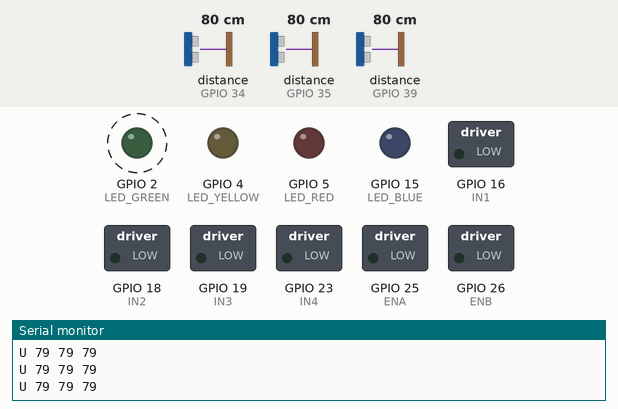
This sketch was run on a simulated ESP32. On the bench: switched loads named in the sketch (green lamp = pin HIGH), output pins drawn as LEDs (lit = HIGH), the last lines printed to the serial monitor. Wiring (inferred from the names in the program): 3 × ultrasonic range finder: trigger GPIO 13, echo GPIO 34 / trigger GPIO 14, echo GPIO 35 / trigger GPIO 27, echo GPIO 39. Dashed ring = blinking. The test bench sets the inputs (shaded band); at power-on: distance to the obstacle (sensors on GPIO 34, GPIO 35, GPIO 39) 80 cm. The echo pulse lasts 58.3 µs per cm; pins used as bus, display or sensor lines are not drawn.

Above: at 1.2 s.
1.3 s: distance to the obstacle (sensor on GPIO 34) set to 33 cm
4.3 s: distance to the obstacle (sensor on GPIO 34) set to 28 cm
At 4.9 s:
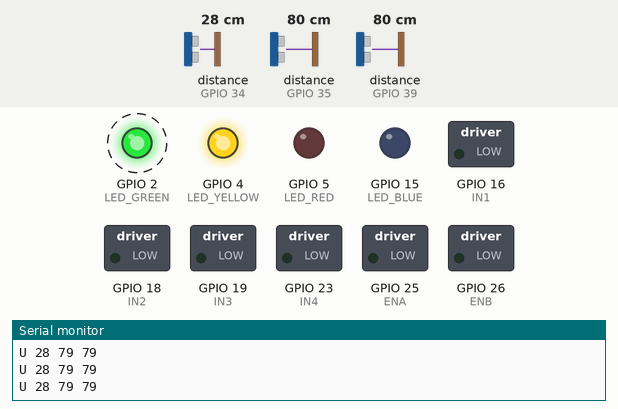
7.3 s: distance to the obstacle (sensor on GPIO 35) set to 17 cm
10.3 s: distance to the obstacle (sensor on GPIO 35) set to 13 cm
At 10.76 s:
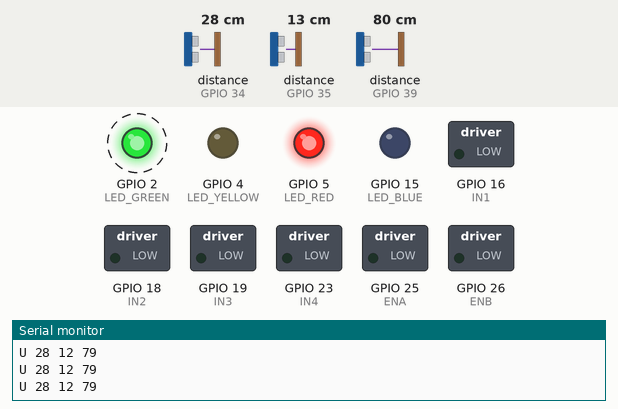
Timing chart, 0 to 14.3 s (numbered marks = the images above; inputs shaded):
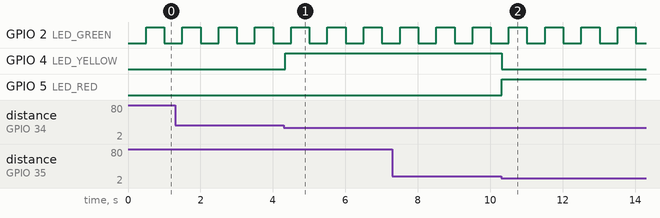

Measured:
- the behaviour switches between 31 and 30 cm on distance to the obstacle (sensor on GPIO 34) (found by bisection; images 0 and 1)
- the behaviour switches between 15 and 14 cm on distance to the obstacle (sensor on GPIO 35) (found by bisection; images 1 and 2)
- after the input at 4.3 s, GPIO 4 (LED_YELLOW): LOW → HIGH at once
- after the input at 10.3 s, GPIO 4 (LED_YELLOW): HIGH → LOW at once; GPIO 5 (LED_RED): LOW → HIGH at once
- by itself, GPIO 2 (LED_GREEN): alternates HIGH for 0.50 s and LOW for 0.50 s

The sketch:

bruno_base.ino
```cpp
// Bruno Robot - base drive firmware (L298N differential drive + 3x HC-SR04)

// Motor driver pins
const int IN1 = 16, IN2 = 18, ENA = 25; // left motor
const int IN3 = 19, IN4 = 23, ENB = 26; // right motor

// Status LEDs
const int LED_BLUE = 15;   // active/driving
const int LED_GREEN = 2;   // heartbeat
const int LED_YELLOW = 4;  // warning (approaching obstacle)
const int LED_RED = 5;     // halt/blocked

// Ultrasonic sensors
const int TRIG_L = 13, ECHO_L = 34;
const int TRIG_M = 14, ECHO_M = 35;
const int TRIG_R = 27, ECHO_R = 39;

const long SAFE_DISTANCE_CM = 15;
const long WARN_DISTANCE_CM = 30;
const unsigned long ECHO_TIMEOUT_US = 25000UL; // 25ms non-blocking cap, ~4 m max range

const unsigned long ULTRASONIC_INTERVAL_MS = 60;
const unsigned long STREAM_INTERVAL_MS = 150;
const unsigned long HEARTBEAT_INTERVAL_MS = 500;

const float LEFT_TRIM = 0.65; // mechanical trim test: 35% reduction gives straightest open-loop tracking

int commandedLeft = 0;
int commandedRight = 0;
bool haltActive = false;

long distLeft = -1, distMid = -1, distRight = -1;

String serialLineBuffer;

void driveMotor(int pinA, int pinB, int pinPwm, int speed) {
  speed = constrain(speed, -255, 255);
  if (speed > 0) {
    digitalWrite(pinA, HIGH);
    digitalWrite(pinB, LOW);
  } else if (speed < 0) {
    digitalWrite(pinA, LOW);
    digitalWrite(pinB, HIGH);
  } else {
    digitalWrite(pinA, LOW);
    digitalWrite(pinB, LOW);
  }
  analogWrite(pinPwm, abs(speed));
}

long readDistanceCm(int trigPin, int echoPin) {
  digitalWrite(trigPin, LOW);
  delayMicroseconds(2);
  digitalWrite(trigPin, HIGH);
  delayMicroseconds(10);
  digitalWrite(trigPin, LOW);

  unsigned long duration = pulseIn(echoPin, HIGH, ECHO_TIMEOUT_US);
  if (duration == 0) return -1; // no echo -> out of range
  return (long)(duration * 0.0343 / 2.0);
}

void updateUltrasonics() {
  static unsigned long last = 0;
  unsigned long now = millis();
  if (now - last < ULTRASONIC_INTERVAL_MS) return;
  last = now;

  distLeft = readDistanceCm(TRIG_L, ECHO_L);
  distMid = readDistanceCm(TRIG_M, ECHO_M);
  distRight = readDistanceCm(TRIG_R, ECHO_R);
}

void streamUltrasonicData() {
  static unsigned long last = 0;
  unsigned long now = millis();
  if (now - last < STREAM_INTERVAL_MS) return;
  last = now;

  Serial.print("U ");
  Serial.print(distLeft);
  Serial.print(' ');
  Serial.print(distMid);
  Serial.print(' ');
  Serial.println(distRight);
}

bool withinRange(long d, long threshold) {
  // -1 (and any other non-positive value) means no echo / out of range,
  // so it must never be treated as an obstacle by the safety cutoff.
  return d > 0 && d < threshold;
}

void evaluateSafety() {
  bool obstacle = withinRange(distLeft, SAFE_DISTANCE_CM) ||
                  withinRange(distMid, SAFE_DISTANCE_CM) ||
                  withinRange(distRight, SAFE_DISTANCE_CM);
  bool warning = withinRange(distLeft, WARN_DISTANCE_CM) ||
                 withinRange(distMid, WARN_DISTANCE_CM) ||
                 withinRange(distRight, WARN_DISTANCE_CM);

  if (obstacle && !haltActive) {
    haltActive = true;
    Serial.println("S HALT");
  } else if (!obstacle && haltActive) {
    haltActive = false;
    Serial.println("S CLEAR");
  }

  digitalWrite(LED_RED, haltActive ? HIGH : LOW);
  digitalWrite(LED_YELLOW, (!haltActive && warning) ? HIGH : LOW);
}

void applyMotorOutputs() {
  int outLeft = haltActive ? 0 : (int)(commandedLeft * LEFT_TRIM);
  int outRight = haltActive ? 0 : commandedRight;

  driveMotor(IN1, IN2, ENA, outLeft);
  driveMotor(IN4, IN3, ENB, outRight); // right motor is mounted/wired mirrored; swap IN3/IN4 to invert direction

  digitalWrite(LED_BLUE, (!haltActive && (outLeft != 0 || outRight != 0)) ? HIGH : LOW);
}

void updateHeartbeat() {
  static unsigned long last = 0;
  static bool state = false;
  unsigned long now = millis();
  if (now - last >= HEARTBEAT_INTERVAL_MS) {
    last = now;
    state = !state;
    digitalWrite(LED_GREEN, state ? HIGH : LOW);
  }
}

void processLine(const String &line) {
  char cmd;
  int l, r;
  if (sscanf(line.c_str(), " %c %d %d", &cmd, &l, &r) == 3 && (cmd == 'M' || cmd == 'm')) {
    commandedLeft = constrain(l, -255, 255);
    commandedRight = constrain(r, -255, 255);
  }
}

void pollSerial() {
  while (Serial.available() > 0) {
    char c = (char)Serial.read();
    if (c == '\n') {
      processLine(serialLineBuffer);
      serialLineBuffer = "";
    } else if (c != '\r') {
      serialLineBuffer += c;
      if (serialLineBuffer.length() > 32) {
        serialLineBuffer = ""; // guard against a runaway/garbled line
      }
    }
  }
}

void setup() {
  pinMode(IN1, OUTPUT);
  pinMode(IN2, OUTPUT);
  pinMode(ENA, OUTPUT);
  pinMode(IN3, OUTPUT);
  pinMode(IN4, OUTPUT);
  pinMode(ENB, OUTPUT);

  pinMode(LED_BLUE, OUTPUT);
  pinMode(LED_GREEN, OUTPUT);
  pinMode(LED_YELLOW, OUTPUT);
  pinMode(LED_RED, OUTPUT);

  pinMode(TRIG_L, OUTPUT);
  pinMode(ECHO_L, INPUT);
  pinMode(TRIG_M, OUTPUT);
  pinMode(ECHO_M, INPUT);
  pinMode(TRIG_R, OUTPUT);
  pinMode(ECHO_R, INPUT);

  digitalWrite(LED_BLUE, LOW);
  digitalWrite(LED_GREEN, LOW);
  digitalWrite(LED_YELLOW, LOW);
  digitalWrite(LED_RED, LOW);

  driveMotor(IN1, IN2, ENA, 0);
  driveMotor(IN3, IN4, ENB, 0);

  Serial.begin(115200);
  serialLineBuffer.reserve(32);
}

void loop() {
  pollSerial();
  updateUltrasonics();
  evaluateSafety();
  applyMotorOutputs();
  updateHeartbeat();
  streamUltrasonicData();
}
```
